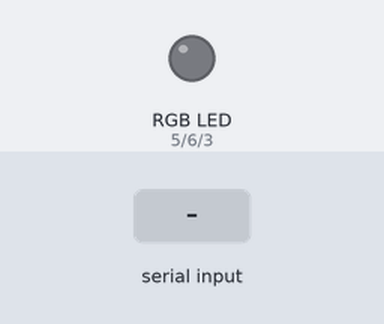
A sketch run on a simulated Arduino Uno, built with avr-gcc and run on an emulated ATmega328P. Shown: an RGB LED mixed from three pins (HIGH = lit). Inputs (shaded band) come from the test bench.

Above: at 1.2 s.
1.3 s: "30,150\n" received over Serial
At 1.8 s:
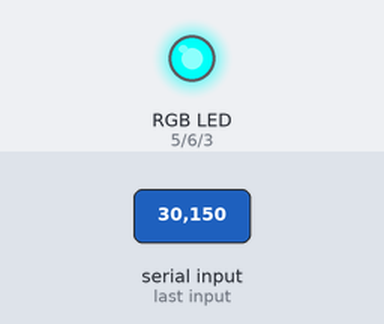
2.8 s: "5\n" received over Serial
At 4.0 s:
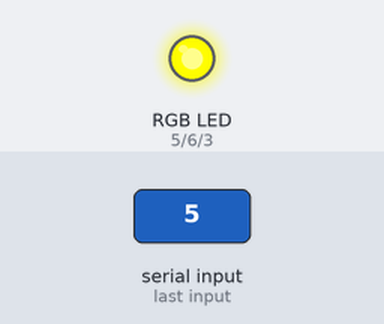
4.3 s: "30,150\n" received over Serial
At 5.3 s:
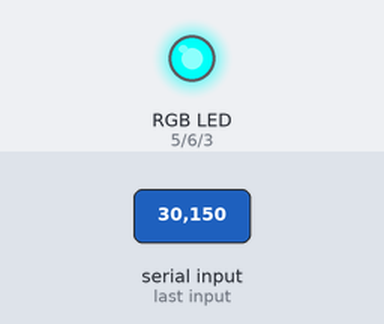
Timing chart, 0 to 7.3 s (numbered marks = the images above; inputs shaded):
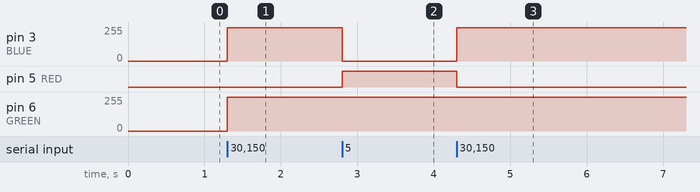

Measured:
- after the input at 1.3 s, pin 3 (BLUE): 0/255 → 249/255 at once; pin 6 (GREEN): 0/255 → 255/255 at once
- after the input at 2.8 s, pin 3 (BLUE): 249/255 → 0/255 at once; pin 5 (RED): LOW → HIGH at once; pin 6 (GREEN): 255/255 → 253/255 at once
- after the input at 4.3 s, pin 3 (BLUE): 0/255 → 249/255 at once; pin 5 (RED): HIGH → LOW at once; pin 6 (GREEN): 253/255 → 255/255 at once

The sketch:

hack-gw.ino
```cpp
// ACM Hackathon: Hack GW
// Brandon Bernier & Mark Tentindo
// MIDI-Keyboard Controlled LED Strip
// December 5, 2015

#define RED 5
#define GREEN 6
#define BLUE 3

#define NUM_KEYS 60
#define FIFTH NUM_KEYS/5
#define MAX_BRIGHTNESS 255

#define BAUD 115200

int r, g, b;
float key = 255;
float brightness;
char buffer[10];

// Set up serial communication and define output pins
void setup() {
  Serial.begin(BAUD);
  pinMode(RED, OUTPUT);
  pinMode(GREEN, OUTPUT);
  pinMode(BLUE, OUTPUT);
}

void loop() {
  if( Serial.available() > 0 ) {                 // Check to see if there is serial data available
    Serial.readBytesUntil('\n', buffer, 10);
    key = atoi(buffer);
  }

  // Set brightness of LEDs
  brightness = MAX_BRIGHTNESS;

  // Color spectrum divided into 5 ranges, then broken up based on the number of keys
  if( key < 0 || key > 5*FIFTH ) {
    r = 0;
    g = 0;
    b = 0;
  }
  else if( key <= FIFTH ) {                      // Magenta (255-0-255) to Red (255-0-0)
    r = brightness - brightness*(key/FIFTH);
    g = 0;
    b = brightness;
  }
  else if( key <= 2*FIFTH ) {                    // Blue (0-0-255) to Cyan (0-255-255)
    r = 0;
    g = brightness*((key-FIFTH)/FIFTH);
    b = brightness;
  }
  else if( key <= 3*FIFTH ) {                    // Cyan (0-255-255) to Green (0-255-0)
    r = 0;
    g = brightness;
    b = brightness - brightness*((key-2*FIFTH)/FIFTH);
  }
  else if( key <= 4*FIFTH ) {                    // Green (0-255-0) to Yellow (255-255-0)
    r = brightness*((key-3*FIFTH)/FIFTH);
    g = brightness;
    b = 0;
  }
  else if( key <= 5*FIFTH ) {                    // Yellow (255-255-0) to Red (255-0-0)
    r = brightness;
    g = brightness - brightness*((key-4*FIFTH)/FIFTH);
    b = 0;
  }

  // PWM to control RGB
  analogWrite(RED, r);
  analogWrite(GREEN, g);
  analogWrite(BLUE, b);

}
```
